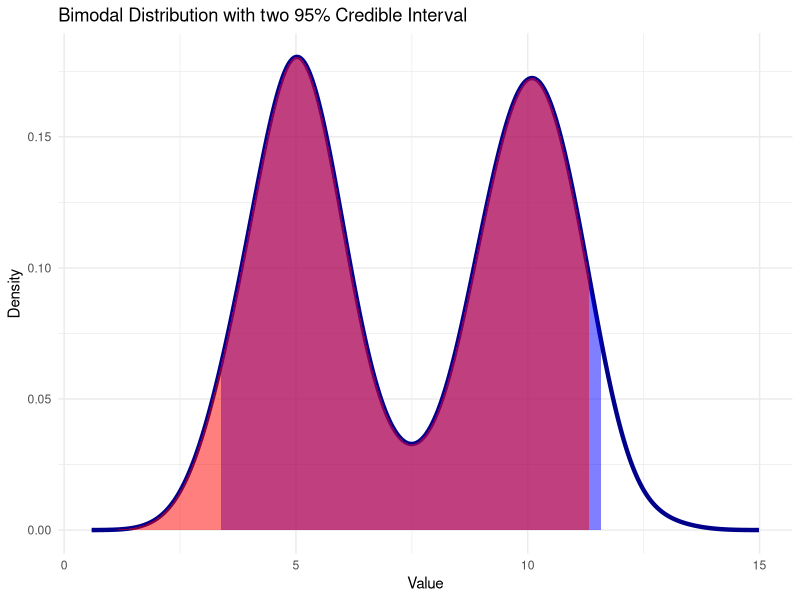
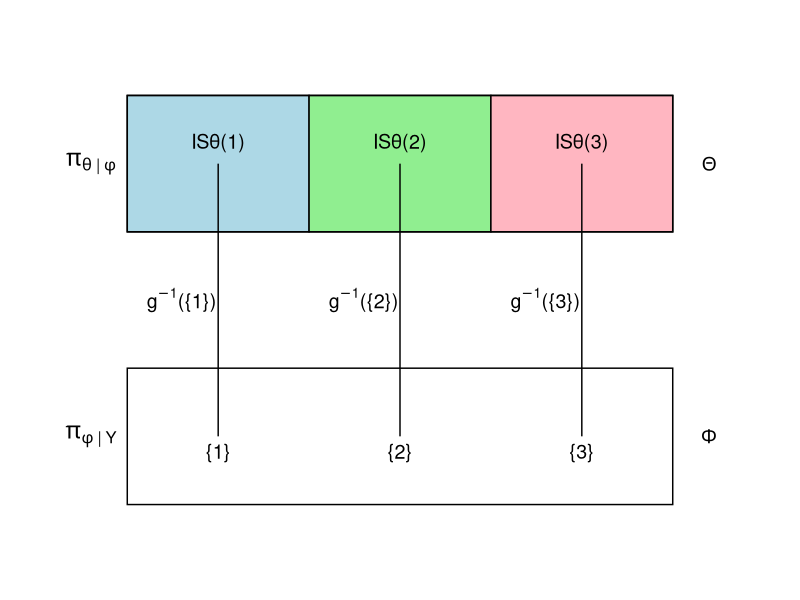
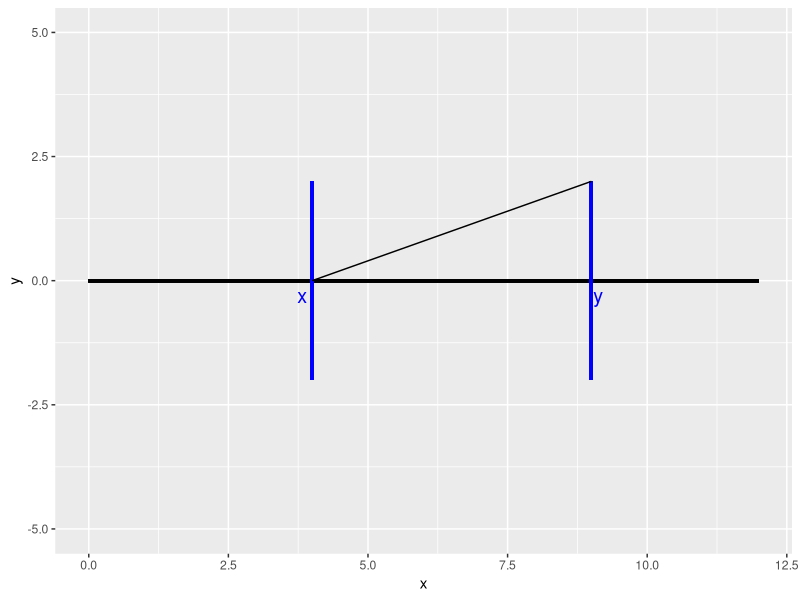
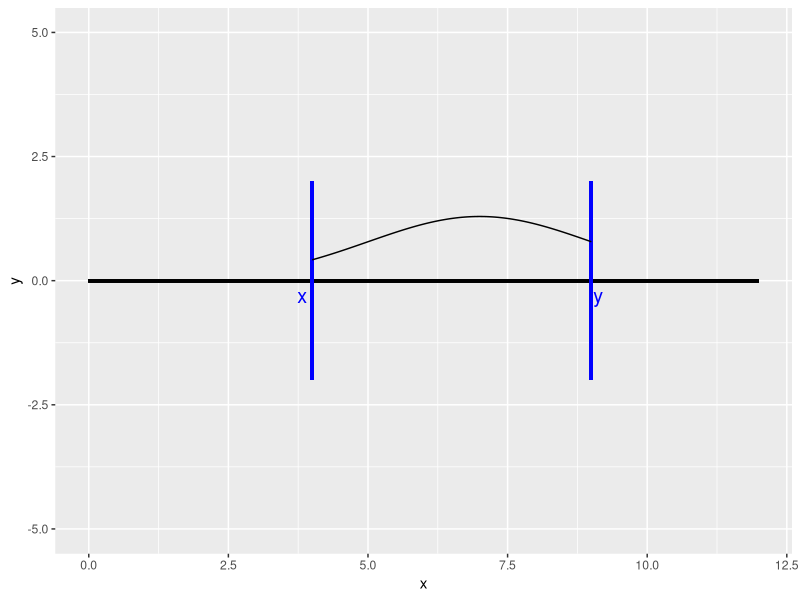
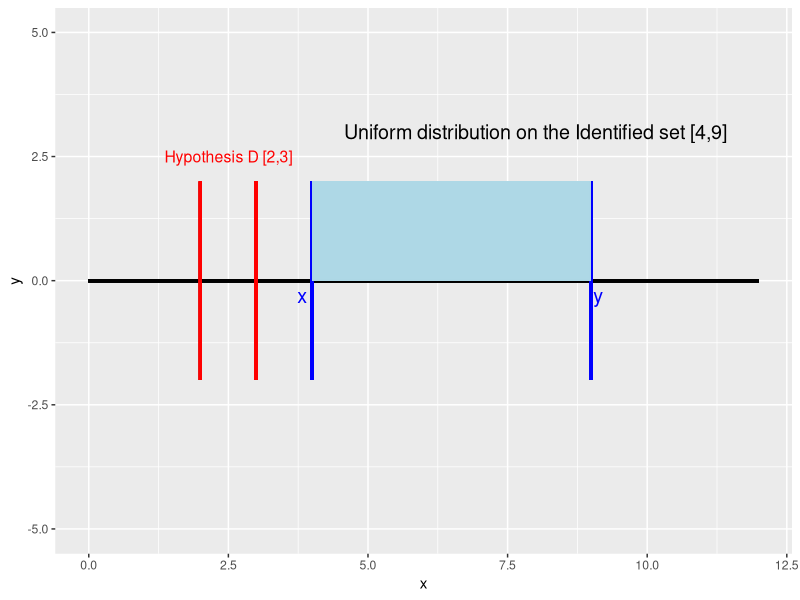
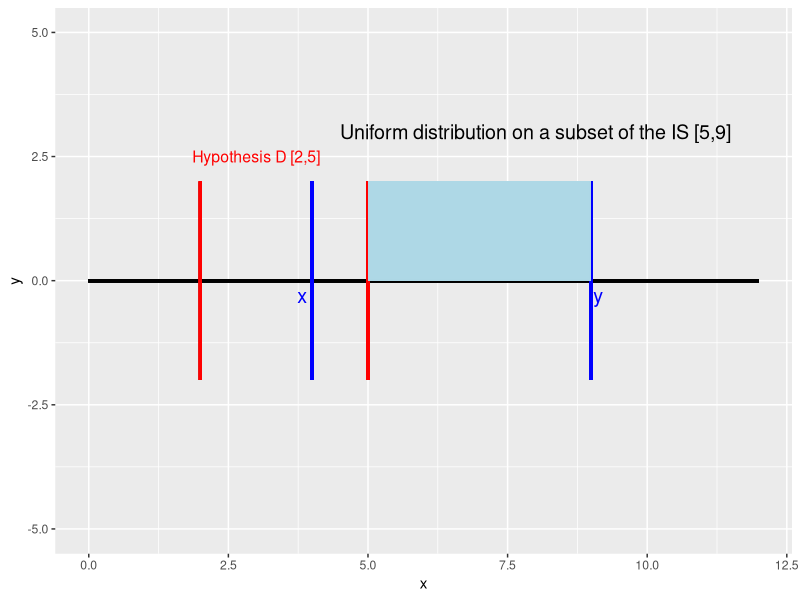
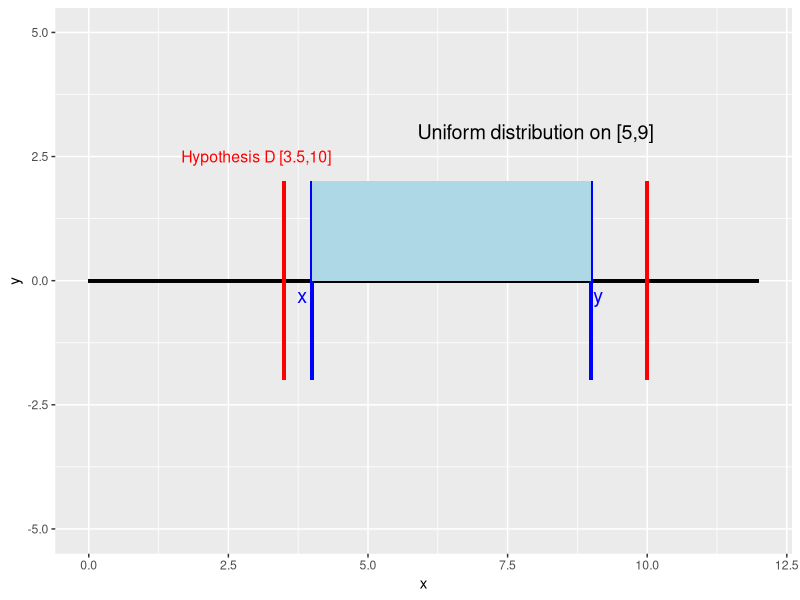
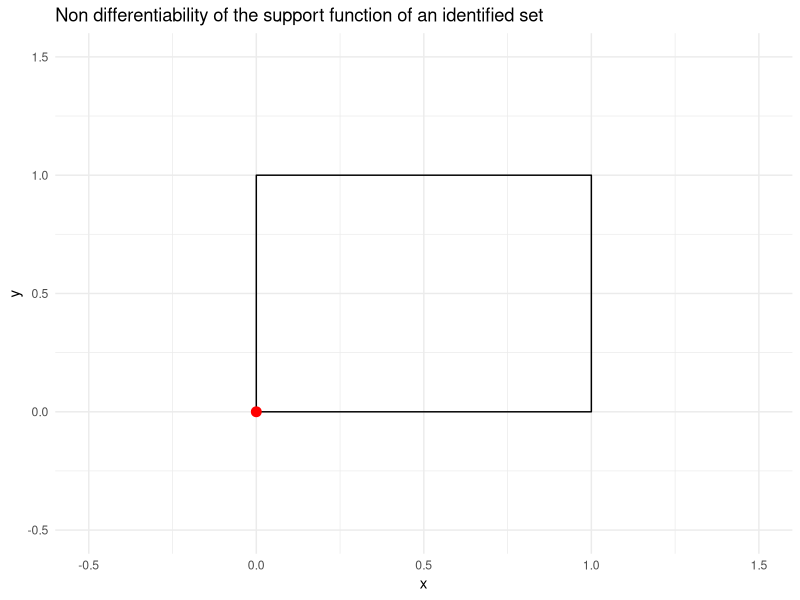

These charts were generated, in order, by the following R code:
## ---- chunk 1
library(tidyverse)
library(dplyr)
library(ggplot2)

## ---- chunk 2
    #| fig-width: 5
    #| fig-height: 4
    # Set seed for reproducibility
    set.seed(123)

    # Number of samples from each normal distribution
    n1 <- 1000
    n2 <- 1000

    # Generate data from two normal distributions
    data1 <- rnorm(n1, mean = 5, sd = 1)  # First mode: mean 5, sd 1
    data2 <- rnorm(n2, mean = 10, sd = 1) # Second mode: mean 10, sd 1

    joint_data <- c(data1, data2) |> sort()
    credible_interval <- quantile(joint_data, probs = c(0.025, 0.975))
    cdf_values <- seq_along(joint_data) / length(joint_data)
    x_95 <- joint_data[which.min(abs(cdf_values - 0.95))]
    density_data <- density(joint_data)

    # Create a data frame with the density values
    density_df <- data.frame(x = density_data$x, y = density_data$y)

    # Plot the joint distribution and the 95% credible interval
    density_df |> ggplot( aes(x = x, y = y)) +
      geom_line(color = "darkblue", size = 1.5) +  # Density line
      geom_ribbon(data = density_df[density_df$x >= credible_interval[1] & density_df$x <= credible_interval[2], ],
                  aes(x = x, ymin = 0, ymax = y), fill = "blue", alpha = 0.5) +  # Credible interval
      labs(title = "Bimodal Distribution with two 95% Credible Interval",
           x = "Value", y = "Density") +
      geom_ribbon(data = density_df[density_df$x <= x_95, ], 
                  aes(x = x, ymin = 0, ymax = y), 
                  fill = "red", alpha = 0.5) +

      theme_minimal()
## ---- chunk 3
# Load ggplot2 library
library(ggplot2)

# Create data for the three colored sections (top rectangle divided into thirds)
sections_data <- data.frame(
  xmin = c(0.5, 1.5, 2.5),
  x = c(1,2,3),
  xmax = c(1.5, 2.5, 3.5),
  ymin = rep(2.5, 3),  # Top rectangle's y-range (2.5 to 3.5)
  ymax = rep(3.5, 3),
  y = rep(3, 3),
  color = c("lightblue", "lightgreen", "lightpink"),  # Different colors for each third
  label = c("ISθ(1)", "ISθ(2)", "ISθ(3)")
)

# Create data for the numbers (bottom rectangle)
numbers_data <- data.frame(
  x = c(1, 2, 3),    # x-coordinates for numbers (matching sections)
  y = rep(1, 3),     # y-coordinate for all numbers (bottom of the plot)
  label = c("{1}", "{2}", "{3}")  # Set notation for the numbers
)

# Create a data frame for the connections (lines)
lines_data <- data.frame(
  x_start = c(1, 2, 3),
  y_start = rep(3, 3),  # Starting y-coordinate for top sections
  x_end = c(1, 2, 3),
  y_end = rep(1, 3)     # Ending y-coordinate for numbers
)

# Create the plot
ggplot() +
  # Add the three colored sections at the top (top rectangle divided into thirds)
  geom_rect(data = sections_data, aes(xmin = xmin, xmax = xmax, ymin = ymin, ymax = ymax, fill = color),
            color = "black") +
  geom_text(data = sections_data, aes(x = x, y = y, label = label), vjust = -1, size = 5)+
  annotate("text", x = 0.3, y = 3, label = expression(pi[theta ~ "|" ~ phi]), size = 6, fontface = "italic")+
  
  # Add numbers for the bottom part
  geom_text(data = numbers_data, aes(x = x, y = y, label = label), vjust = 1.5, size = 5) +
  
  # Add lines connecting each section to its corresponding number
  geom_segment(data = lines_data, aes(x = x_start, y = y_start, xend = x_end, yend = y_end), 
               linetype = "solid") +
  annotate("text", x = 0.8, y = 2, label = expression(g^{-1} * "({" * 1 * "})"), size = 5, fontface = "italic")+
  
  annotate("text", x = 1.8, y = 2, label = expression(g^{-1} * "({" * 2 * "})"), size = 5, fontface = "italic")+
  annotate("text", x = 2.8, y = 2, label = expression(g^{-1} * "({" * 3 * "})"), size = 5, fontface = "italic")+
  
  # Add a rectangle around the sections (top rectangle, theta)
  geom_rect(aes(xmin = 0.5, xmax = 3.5, ymin = 2.5, ymax = 3.5), 
            color = "black", fill = NA, linetype = "solid") +
  annotate("text", x = 3.7, y = 3, label = expression(Theta), size = 5, fontface = "bold") +
  
  # Add a rectangle around the numbers (bottom rectangle, phi)
  geom_rect(aes(xmin = 0.5, xmax = 3.5, ymin = 0.5, ymax = 1.5), 
            color = "black", fill = NA, linetype = "solid") +
  annotate("text", x = 3.7, y = 1, label = expression(Phi), size = 5, fontface = "bold") +
  annotate("text", x = 0.3, y = 1, label = expression(pi[phi ~ "|" ~ Y]), size = 6, fontface = "italic")+
  
  # Set axis limits and remove axis labels
  xlim(0, 4) + ylim(0, 4) +
  scale_fill_identity() +  # Use the colors specified in the data
  theme_void()  # Remove background, grid, and axes for a clean look
## ---- chunk 4
# Simulate some data with an interval
set.seed(123)

# Simulate some data
x_values <- seq(4,9, length.out = 100)
crazy_values <- seq(0, 10, length.out = 100)
crazy_values <- crazy_values/sum(crazy_values)*100
truncated_normal <- dnorm(x_values, mean = 7, sd = 2)
truncated_normal <- truncated_normal/sum(truncated_normal)*100

# Create a data frame
data <- tibble(
  x = x_values,
  crazy_values = crazy_values,
  truncated_normal_values = truncated_normal
)

# Define the x-axis interval you want to highlight (e.g., from x = 3 to x = 7)

# Plot the line and highlight the interval on the x-axis
plot <- data |> ggplot() +
  # Main axis: horizontal line
  geom_segment(aes(x = 0, xend = 12, y = 0, yend = 0), size = 1) +
  
  # Vertical line for x (point on axis)
  geom_segment(aes(x = 4, xend = 4, y = -2, yend = 2), color = "blue", size = 1) +
  
  # Vertical line for x + a (point on axis)
  geom_segment(aes(x = 9, xend = 9, y = -2, yend = 2), color = "blue", size = 1) +
  
  
  # Text labels for x, a, and x + a
  annotate("text", x = 4, y = -0.3, label = "x", color = "blue", size = 5, hjust = 1.5) +
  annotate("text", x = 9, y = -0.3, label = "y", color = "blue", size = 5, hjust = -0.2) +
  
  # Customize the plot: remove axis lines, ticks, and background
  coord_cartesian(xlim = c(0, 12), ylim = c(-5, 5))
## ---- chunk 5
print(plot + geom_line(aes(x = x_values, y = crazy_values)))
## ---- chunk 6
print(plot + geom_line(aes(x = x_values, y = truncated_normal)))
## ---- chunk 7
flat_prior <- rep(1, 100)/(9-4)
data <- data |> mutate(flat_prior = flat_prior)
colors <- c("Uniform distribution" = "green")

plot + # Vertical line for x (point on axis)
  geom_segment(aes(x = 2, xend = 2, y = -2, yend = 2), color = "red", size = 1) +
  # Vertical line for x + a (point on axis)
  geom_segment(aes(x = 3, xend = 3, y = -2, yend = 2), color = "red", size = 1) +
  annotate("text", x = 2.5, y = 2.5, label = "Hypothesis D [2,3]", size = 4, color = "red")+
  geom_rect(aes(xmin = 4, xmax = 9, ymin = 0, ymax = 2), fill = "lightblue", alpha = 0.5, title = "Uniform") +
  annotate("text", x = 8, y = 3, label = "Uniform distribution on the Identified set [4,9]", size = 5, color = "black")


#print(plot + geom_line(aes(x = x_values, y = crazy_values)))
## ---- chunk 8
flat_prior <- rep(1, 100)/(9-4)
data <- data |> mutate(flat_prior = flat_prior)
colors <- c("Uniform distribution" = "green")

plot + # Vertical line for x (point on axis)
  geom_segment(aes(x = 2, xend = 2, y = -2, yend = 2), color = "red", size = 1) +
  # Vertical line for x + a (point on axis)
  geom_segment(aes(x = 5, xend = 5, y = -2, yend = 2), color = "red", size = 1) +
  annotate("text", x = 3, y = 2.5, label = "Hypothesis D [2,5]", size = 4, color = "red")+
  
  geom_rect(aes(xmin = 5, xmax = 9, ymin = 0, ymax = 2), fill = "lightblue", alpha = 0.5, title = "Uniform") +
  annotate("text", x = 8, y = 3, label = "Uniform distribution on a subset of the IS [5,9]", size = 5, color = "black")

#print(plot + geom_line(aes(x = x_values, y = crazy_values)))
## ---- chunk 9
flat_prior <- rep(1, 100)/(9-4)
data <- data |> mutate(flat_prior = flat_prior)
colors <- c("Uniform distribution" = "green")

plot + # Vertical line for x (point on axis)
  geom_segment(aes(x = 3.5, xend = 3.5, y = -2, yend = 2), color = "red", size = 1) +
  # Vertical line for x + a (point on axis)
  geom_segment(aes(x = 10, xend = 10, y = -2, yend = 2), color = "red", size = 1) +
  annotate("text", x = 3, y = 2.5, label = "Hypothesis D [3.5,10]", size = 4, color = "red")+
  
  geom_rect(aes(xmin = 4, xmax = 9, ymin = 0, ymax = 2), fill = "lightblue", alpha = 0.5, title = "Uniform") +
  annotate("text", x = 8, y = 3, label = "Uniform distribution on [5,9]", size = 5, color = "black")

#print(plot + geom_line(aes(x = x_values, y = crazy_values)))
## ---- chunk 10

square_data <- data.frame(
  x = c(0, 1, 1, 0, 0),
  y = c(0, 0, 1, 1, 0)
)

# Create a data frame for the red dot
dot_data <- data.frame(x = 0, y = 0)

# Create the plot
ggplot() +
  # Add the square (polygon)
  geom_polygon(data = square_data, aes(x = x, y = y), fill = NA, color = "black") +
  # Add the red dot at (0,0)
  geom_point(data = dot_data, aes(x = x, y = y), color = "red", size = 3) +
  # Set axis limits
  xlim(-0.5, 1.5) + ylim(-0.5, 1.5) +
  # Add labels and title
  labs(x = "x", y = "y", title = "Non differentiability of the support function of an identified set") +
  theme_minimal()

## ---- chunk 11
# Now for a flat model
n <- 10000  # Number of samples
mean_flat <- 0  # Mean of the flat region
width_flat <- 3  # Width of the flat region (wide for a flat middle region)
decay_width <- 0.5  # Width of the smooth decay region

# Generate x values
x_values <- seq(-width_flat - decay_width, width_flat + decay_width, length.out = n)

# Create flat middle region (uniform distribution)
flat_region <- ifelse(abs(x_values) <= width_flat, 1, 0)

# Create smooth decay using a sigmoid function (logistic decay)
decay_left <- 1 / (1 + exp(-10 * (x_values[x_values < -width_flat] + width_flat)))
decay_right <- 1-1 / (1 + exp(-10 * (x_values[x_values > width_flat] - width_flat)))

# Combine the regions: flat in the middle and sigmoid decay on the edges
combined_distribution <- flat_region

# Combine decay regions smoothly on both ends
combined_distribution[x_values < -width_flat] <- decay_left
combined_distribution[x_values > width_flat] <- decay_right

# Plot the distribution
ggplot(data.frame(x = x_values, y = combined_distribution), aes(x = x, y = y)) +
  geom_line(color = "darkblue") +
  ylim(-0.5,1.5) +
  xlim(-4,4)+
  geom_area(fill = "lightblue", alpha = 0.5) +
  labs(title = "Set identified Middle Region",
       x = "Value", y = "Density") +
  theme_minimal() +
  theme(
    axis.text.y = element_blank(),  # Hide y-axis text
  )

